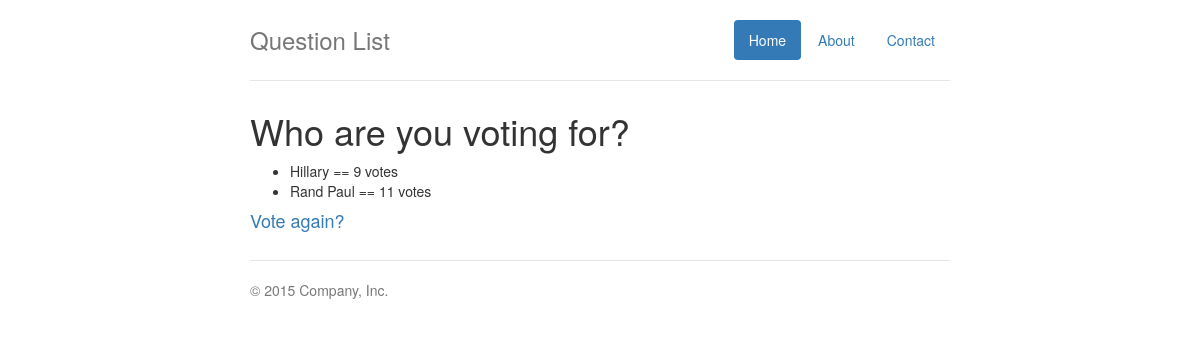
The app's page /polls/1/results/, older data.
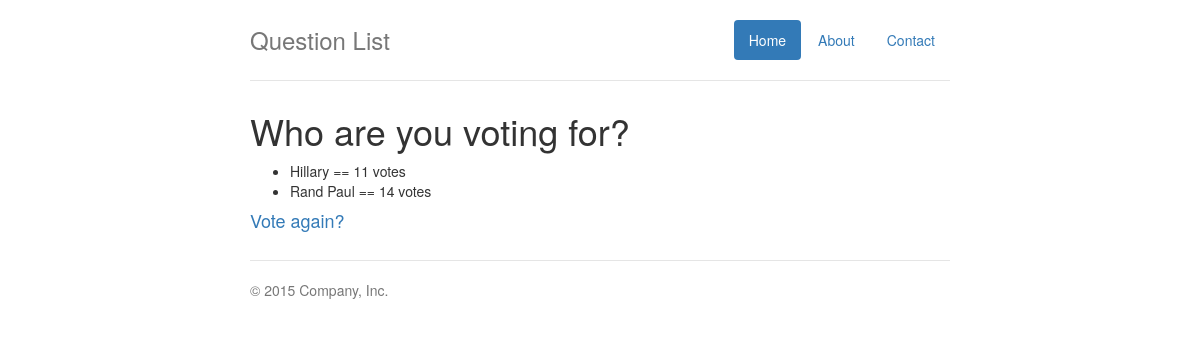
The same page, newer data.
### polls/models.py (models this page shows, shortened)
class Choice(models.Model):
	choice_text = models.CharField(max_length=200)
	votes = models.IntegerField(default=0)
	question = models.ForeignKey(Question)

### polls/views.py (the view)
# urls.py: url(r'^(?P<pk>[0-9]+)/results/$', views.ResultsView.as_view(), name='results'),
class ResultsView(generic.DetailView):
    model = Question
    template_name = 'polls/results.html'
    def get_queryset(self):
        return Question.objects.filter(pub_date__lte=timezone.now())

### polls/templates/polls/results.html (shortened to what this page needs)
{% extends "polls/base.html" %}
{% block main_content %}
  <h1>{{ question.question_text }}</h1>
  <ul>
  	{% for choice in question.choice_set.all %}
    	<li>{{ choice.choice_text }} == {{ choice.votes }} vote{{ choice.votes|pluralize }}</li>
  	{% endfor %}
  </ul>
  <h4><a href="{% url 'polls:detail' question.id %}">Vote again?</a></h4>
{% endblock %}

Row changes from the older to the newer data that the page shows:
changed Choice "Hillary": votes "9" → "11"
changed Choice "Rand Paul": votes "11" → "14"
